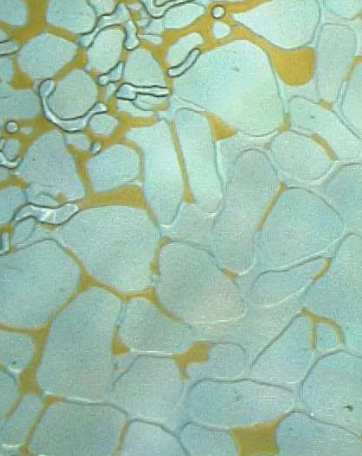
#> input picture project4/object.png, 362 x 456 px
$ python 1.py
#> lines starting #> are read from the running program, lines starting #| are printed output that depends on the picture; after the words box and inside, x2 and y2 are one past the last pixel; in counts of white or black regions, pixels touching at a corner belong together
import cv2
import numpy as np
import matplotlib.pyplot as plt


def image_region_segmentation(input_path, output_dir="segmentation_results",
                              pore_thresh=(155, 165),
                              stone_thresh=(160, 220),
                              water_thresh=(0, 130)):
    """
    图像区域分割：针对包含水、油、石头、孔隙的混合材质图像，油采用多颜色空间分割，其他物质基于灰度阈值
    :param input_path: 输入图像路径
    :param output_dir: 结果保存目录
    :param pore_thresh: 孔隙灰度区间 (min, max)
    :param stone_thresh: 石头灰度区间 (min, max)
    :param water_thresh: 水灰度区间 (min, max)
    :return: 各物质分割掩码与可视化结果
    """
#> called with input_path = 'object.png', output_dir = 'segmentation_results', pore_thresh = (155, 165), stone_thresh = (160, 220), water_thresh = (0, 130)
    # -------------------------- 1. 初始化与预处理 --------------------------
    import os
    if not os.path.exists(output_dir):
        os.makedirs(output_dir)

    # 读取图像
    img = cv2.imread(input_path)
#> img is the input picture: shape (456, 362, 3); mean B, G, R 170.8, 190.6, 158.6
    if img is None:
        raise ValueError(f"无法读取图像，请检查路径：{input_path}")

    # 彩色图转灰度图（用于其他物质分割）
    if len(img.shape) == 3:
        gray_img = cv2.cvtColor(img, cv2.COLOR_BGR2GRAY)
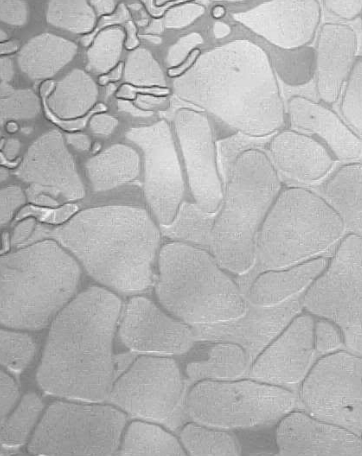
#> gray_img: shape (456, 362); min 61, max 244, mean 178.8
    else:
        gray_img = img.copy()

    height, width = gray_img.shape
#> height = 456; width = 362
    print(f"图像尺寸：{height}行 × {width}列")
#| 图像尺寸：456行 × 362列

    # -------------------------- 2. 分割逻辑 --------------------------
    # 初始化掩码
    pore_mask = np.zeros((height, width), dtype=np.uint8)
    stone_mask = np.zeros((height, width), dtype=np.uint8)
    water_mask = np.zeros((height, width), dtype=np.uint8)

    # 基于灰度的分割（孔隙、石头、水）
    pore_mask[(gray_img > pore_thresh[0]) & (gray_img < pore_thresh[1])] = 255
    stone_mask[(gray_img > stone_thresh[0]) & (gray_img <= stone_thresh[1])] = 255
    water_mask[(gray_img >= water_thresh[0]) & (gray_img <= water_thresh[1])] = 255

    # 基于多颜色空间的油分割（采用第二个文件的方法）
    hsv = cv2.cvtColor(img, cv2.COLOR_BGR2HSV)
#> hsv: shape (456, 362, 3); mean H, S, V 72.3, 54.5, 190.9
    lab = cv2.cvtColor(img, cv2.COLOR_BGR2Lab)
#> lab: shape (456, 362, 3); mean of channels 0, 1, 2 189.9, 113.7, 134.5

    # HSV黄色范围
    lower_hsv_yellow = np.array([8, 40, 40])
    upper_hsv_yellow = np.array([45, 255, 255])
    hsv_mask = cv2.inRange(hsv, lower_hsv_yellow, upper_hsv_yellow)
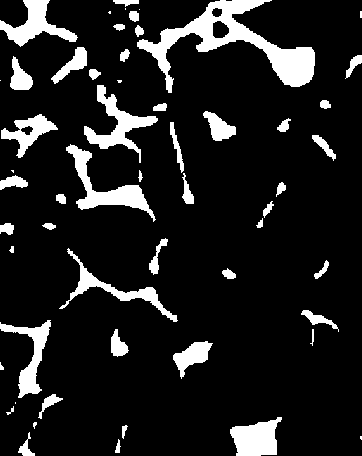
#> hsv_mask: shape (456, 362); 12.2% white; 56 white regions (10 under 20 px), largest, box (x1, y1, x2, y2) and area: (137, 0, 315, 93) 4691, (66, 144, 156, 222) 1725, (84, 85, 158, 163) 1565

    # Lab黄色范围
    lower_lab_yellow = np.array([0, 0, 120])
    upper_lab_yellow = np.array([255, 40, 255])
    lab_mask = cv2.inRange(lab, lower_lab_yellow, upper_lab_yellow)
#> lab_mask: shape (456, 362); every value is 0

    # 融合掩码
    oil_mask = cv2.bitwise_or(hsv_mask, lab_mask)

    # 形态学操作
    kernel_tiny = np.ones((2, 2), np.uint8)
    kernel_small = np.ones((3, 3), np.uint8)
    oil_mask = cv2.dilate(oil_mask, kernel_tiny, iterations=2)
#> oil_mask: shape (456, 362); 15.9% white; 49 white regions (3 under 20 px), largest, box (x1, y1, x2, y2) and area: (137, 0, 317, 95) 5604, (66, 144, 158, 224) 2125, (84, 85, 160, 165) 1993
    oil_mask = cv2.morphologyEx(oil_mask, cv2.MORPH_OPEN, kernel_small, iterations=1)
    oil_mask = cv2.morphologyEx(oil_mask, cv2.MORPH_CLOSE, kernel_small, iterations=1)
#> oil_mask: shape (456, 362); 16% white; 43 white regions (3 under 20 px), largest, box (x1, y1, x2, y2) and area: (113, 0, 317, 95) 6105, (66, 144, 158, 224) 2197, (84, 85, 160, 165) 1994

    # 连通区域过滤
    num_labels, labels, stats, centroids = cv2.connectedComponentsWithStats(oil_mask, connectivity=8)
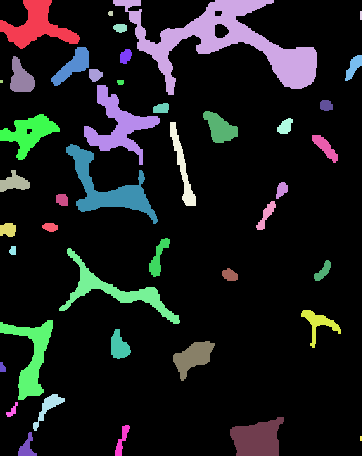
#> labels: shape (456, 362) int32; 44 distinct labels, from 0 to 43; one colour per label, 0 black
#> num_labels = 44; stats = 44 rows, first 6: [0, 0, 362, 456, 138641], [0, 0, 80, 49, 1718], [113, 0, 204, 95, 6105], [108, 11, 5, 5, 23], [360, 11, 2, 9, 18], [113, 24, 14, 9, 100]; centroids = 44 pairs, first value 1 to 360.5, second value 13 to 447.2
    for i in range(1, num_labels):
        if stats[i, cv2.CC_STAT_AREA] < 2:
            oil_mask[labels == i] = 0

    # -------------------------- 3. 结果可视化 --------------------------
    img_rgb = cv2.cvtColor(img, cv2.COLOR_BGR2RGB) if len(img.shape) == 3 else gray_img

    fig, axes = plt.subplots(2, 3, figsize=(15, 10))
    fig.suptitle("Image Region Segmentation Results", fontsize=16)

    axes[0, 0].imshow(img_rgb, cmap=None if len(img.shape) == 3 else "gray")
    axes[0, 0].set_title("Original Image")
    axes[0, 0].axis("off")

    axes[0, 1].imshow(gray_img, cmap="gray")
    axes[0, 1].set_title("Gray Image")
    axes[0, 1].axis("off")

    axes[0, 2].imshow(pore_mask, cmap="gray")
    axes[0, 2].set_title(f"Pore (Gray: {pore_thresh[0]}-{pore_thresh[1]})")
    axes[0, 2].axis("off")

    axes[1, 0].imshow(oil_mask, cmap="gray")
    axes[1, 0].set_title("Oil (HSV+Lab Fusion)")
    axes[1, 0].axis("off")

    axes[1, 1].imshow(water_mask, cmap="gray")
    axes[1, 1].set_title(f"Water (Gray: {water_thresh[0]}-{water_thresh[1]})")
    axes[1, 1].axis("off")

    axes[1, 2].imshow(stone_mask, cmap="gray")
    axes[1, 2].set_title(f"Stone (Gray: {stone_thresh[0]}-{stone_thresh[1]})")
    axes[1, 2].axis("off")

    plt.tight_layout()
    plt.savefig(os.path.join(output_dir, "segmentation_visualization.png"), dpi=300, bbox_inches="tight")
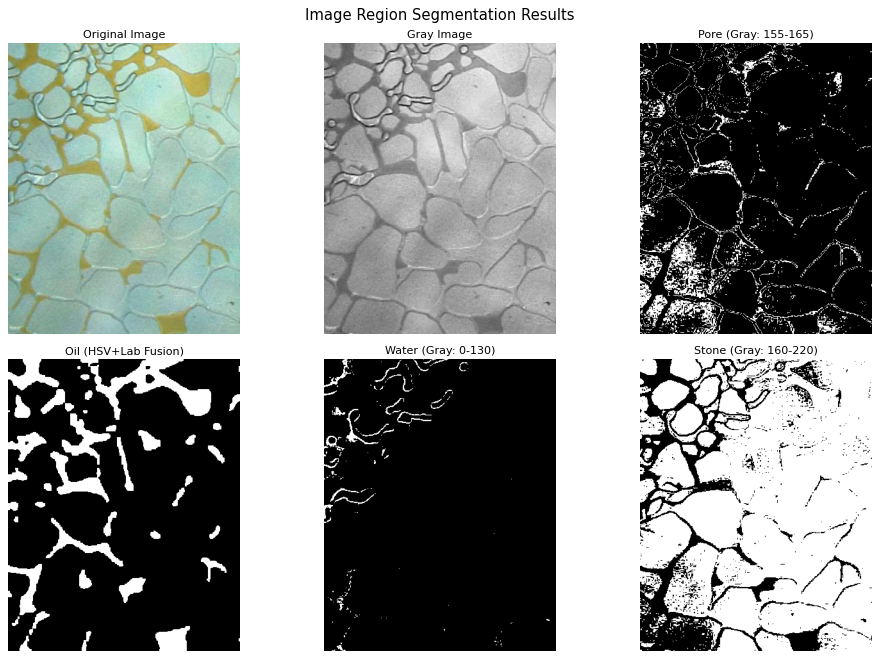
#> figure drawn by matplotlib, 6 panels
    plt.show()

    # -------------------------- 4. 保存结果 --------------------------
    cv2.imwrite(os.path.join(output_dir, "pore_mask.png"), pore_mask)
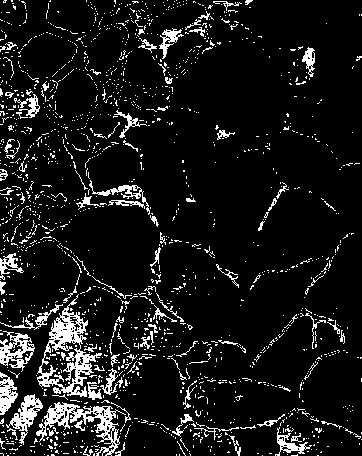
#> saved as pore_mask.png: shape (456, 362); 9.5% white in thin lines or dots
    cv2.imwrite(os.path.join(output_dir, "oil_mask.png"), oil_mask)
    cv2.imwrite(os.path.join(output_dir, "water_mask.png"), water_mask)
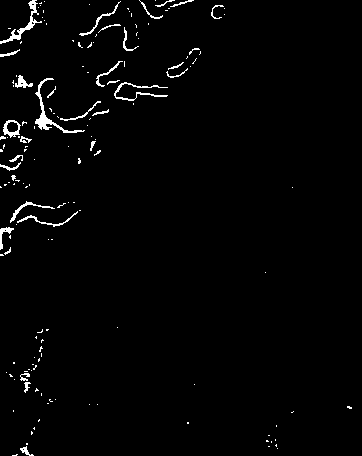
#> saved as water_mask.png: shape (456, 362); 1.9% white in thin lines or dots
    cv2.imwrite(os.path.join(output_dir, "stone_mask.png"), stone_mask)
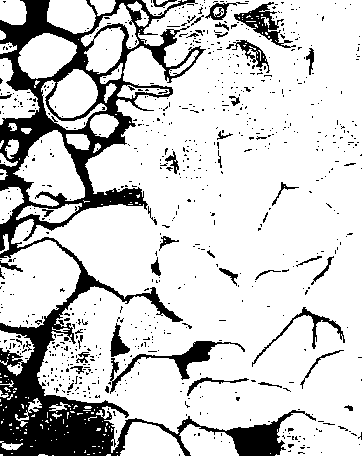
#> saved as stone_mask.png: shape (456, 362); 80.4% white; 763 black regions (720 under 20 px), largest, box (x1, y1, x2, y2) and area: (0, 0, 316, 456) 24414, (110, 341, 245, 394) 1128, (234, 2, 296, 48) 820
    print(f"\n分割完成！结果已保存至：{os.path.abspath(output_dir)}")

    return {
        "gray_image": gray_img,
        "pore_mask": pore_mask,
        "oil_mask": oil_mask,
        "water_mask": water_mask,
        "stone_mask": stone_mask
    }


if __name__ == "__main__":
    INPUT_IMAGE_PATH = "object.png"
    CUSTOM_THRESHOLDS = {
        "pore_thresh": (155, 165),
        "stone_thresh": (160, 220),
        "water_thresh": (0, 130)
    }

    try:
        segmentation_results = image_region_segmentation(
            input_path=INPUT_IMAGE_PATH,** CUSTOM_THRESHOLDS
        )
#> segmentation_results = 5 items
    except Exception as e:
        print(f"分割过程出错：{str(e)}")
